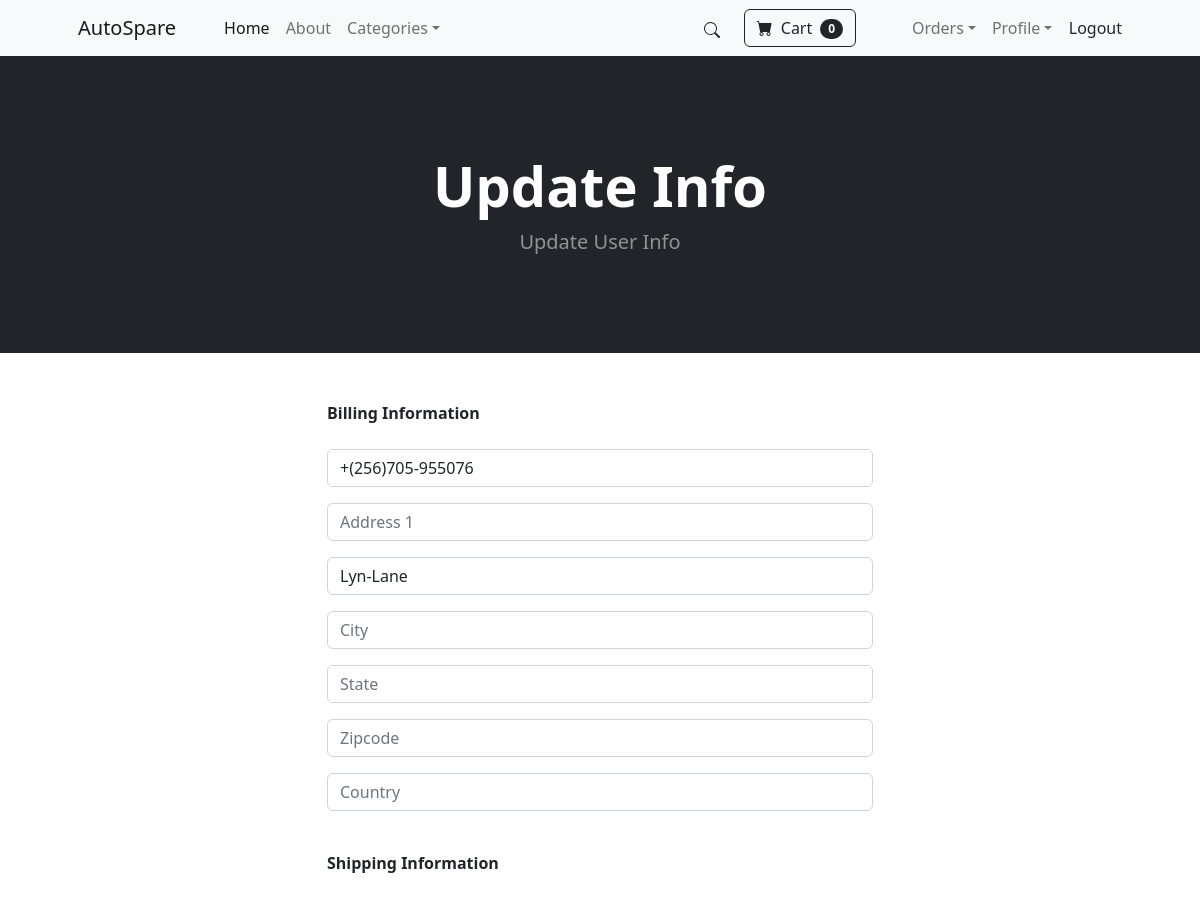
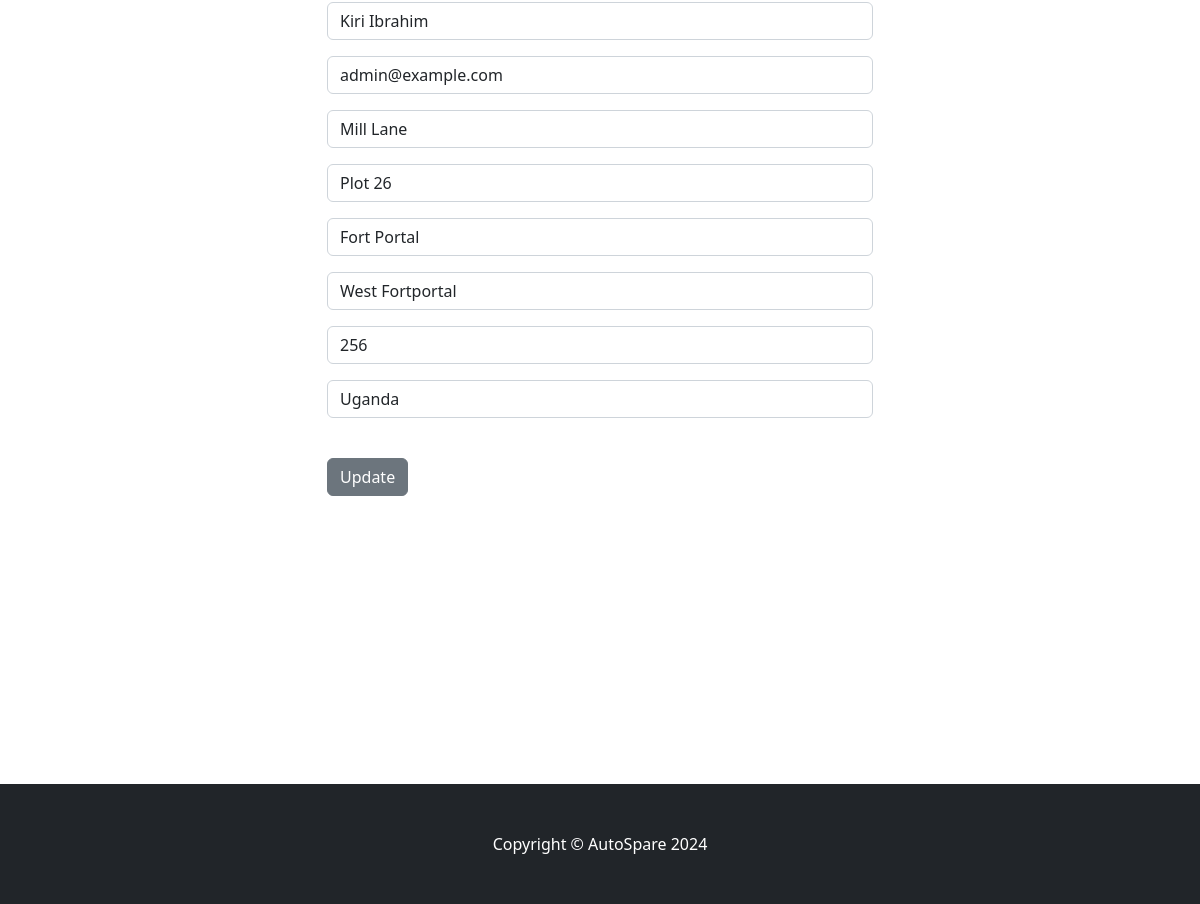
The page /update_info/ (signed in) on the database its author committed (2 pictures, top to bottom).
### store/models.py (models this page shows, shortened)
class Profile(models.Model):
    user = models.OneToOneField(User, on_delete=models.CASCADE)
    date_modified = models.DateTimeField(User, auto_now=True)
    phone = models.CharField(max_length=20, blank=True)
    address1 = models.CharField(max_length=200, blank=True)
    address2 = models.CharField(max_length=200, blank=True)
    city = models.CharField(max_length=200, blank=True)
    state = models.CharField(max_length=200, blank=True)
    zipcode = models.CharField(max_length=200, blank=True)
    country = models.CharField(max_length=200, blank=True)
    old_cart = models.CharField(max_length=200, blank=True, null=True)

### payment/models.py (models this page shows, shortened)
class ShippingAddress(models.Model):
    user = models.ForeignKey(User, on_delete=models.CASCADE, null=True, blank=True)
    shipping_full_name = models.CharField(max_length=255)
    shipping_email = models.CharField(max_length=255)
    shipping_address1 = models.CharField(max_length=255)
    shipping_address2 = models.CharField(max_length=255, null=True, blank=True)
    shipping_city = models.CharField(max_length=255)
    shipping_state = models.CharField(max_length=255, null=True, blank=True)
    shipping_zipcode = models.CharField(max_length=255, null=True, blank=True)
    shipping_country = models.CharField(max_length=255)
    class Meta:
        verbose_name_plural = "Shipping Address"

### store/views.py (the view)
# urls.py: path('update_info/', views.update_info, name='update_info'),
def update_info(request):
    if request.user.is_authenticated:
        current_user = Profile.objects.get(user__id=request.user.id)
        shipping_user = ShippingAddress.objects.get(user__id=request.user.id)
        form = UserInfoForm(request.POST or None, instance=current_user)
        shipping_form = ShippingForm(request.POST or None, instance=shipping_user)
        if form.is_valid() or shipping_form.is_valid():
            form.save()
            shipping_form.save()
            messages.success(request, "Your Info Has Been Updated!")
            return redirect('home')
        return render(request, "update_info.html", {'form':form, 'shipping_form':shipping_form})
    else:
        messages.success(request, "You Must Be Logged In To Access This Page!")
        return redirect('home')

### store/forms.py
class UserInfoForm(forms.ModelForm):
    phone = forms.CharField(label="", widget=forms.TextInput(attrs={'class': 'form-control', 'placeholder': 'Phone'}),
        required=False)
    address1 = forms.CharField(label="", widget=forms.TextInput(attrs={'class': 'form-control', 'placeholder': 'Address 1'}), required=False)
    address2 = forms.CharField(label="", widget=forms.TextInput(attrs={'class': 'form-control', 'placeholder': 'Address 2'}), required=False)
    city = forms.CharField(label="", widget=forms.TextInput(attrs={'class': 'form-control', 'placeholder': 'City'}),
        required=False)
    state = forms.CharField(label="", widget=forms.TextInput(attrs={'class': 'form-control', 'placeholder': 'State'}),
        required=False)
    zipcode = forms.CharField(label="", widget=forms.TextInput(attrs={'class': 'form-control', 'placeholder': 'Zipcode'}),
        required=False)
    country = forms.CharField(label="", widget=forms.TextInput(attrs={'class': 'form-control', 'placeholder': 'Country'}),
        required=False)
    class Meta:
        model = Profile
        fields = ('phone', 'address1', 'address2', 'city', 'state', 'zipcode', 'country')

### cart/cart.py (called while the page is built)
    def __len__(self):
        return len(self.cart)

### cart/context_processors.py (called while the page is built)
def cart(request):
    return {'cart': Cart(request)}

### store/templates/update_info.html (shortened to what this page needs)
{% extends 'base.html' %}
{% block content %}
<header class="bg-dark py-5">
    <div class="container px-4 px-lg-5 my-5">
        <div class="text-center text-white">
            <h1 class="display-4 fw-bolder">Update Info</h1>
            <p class="lead fw-normal text-white-50 mb-0">Update User Info</p>
        </div>
    </div>
</header>
<div class="container">
    <div class="row">
        <div class="col-md-6 offset-md-3">
            <br /><br />
            <strong>Billing Information</strong>
            <br /><br />
            <form method="POST" action="{% url 'update_info' %}">
                {{ form.as_p }}
                <br />
                <strong>Shipping Information</strong>
                <br /><br />
                {{ shipping_form.as_p }}
                <br />
                <button type="submit" class="btn btn-secondary">Update</button>
            </form>
            <br /><br />
            <br /><br />
            <br /><br />
            <br /><br />
            <br /><br />
            <br /><br />
        </div>
    </div>
</div>
{% endblock %}

### rows shown on the page
Profile: phone "+(256)705-955076", address2 "Lyn-Lane"
ShippingAddress: shipping_full_name "Kiri Ibrahim", shipping_email "admin@example.com", shipping_address1 "Mill Lane", shipping_address2 "Plot 26", shipping_city "Fort Portal", shipping_state "West Fortportal", shipping_zipcode "256", shipping_country "Uganda"

### other values the page prints
{{ cart|length }} "0"
